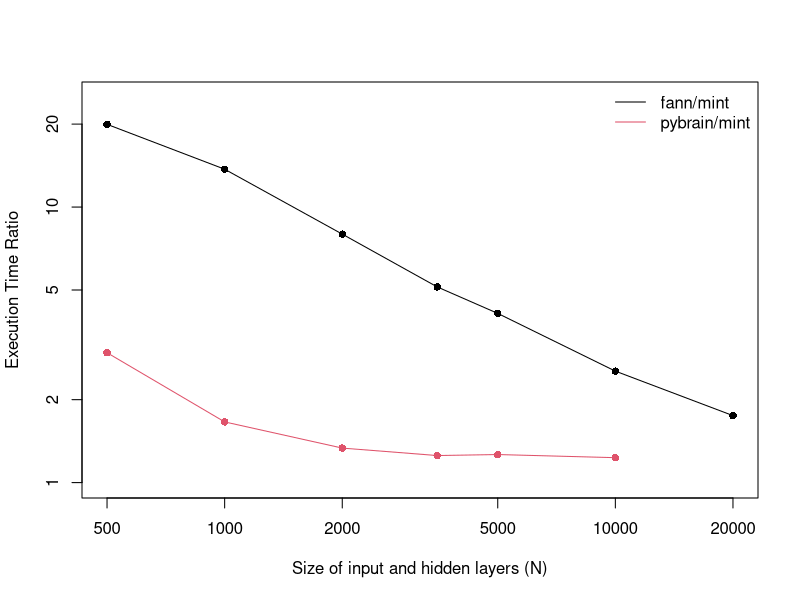
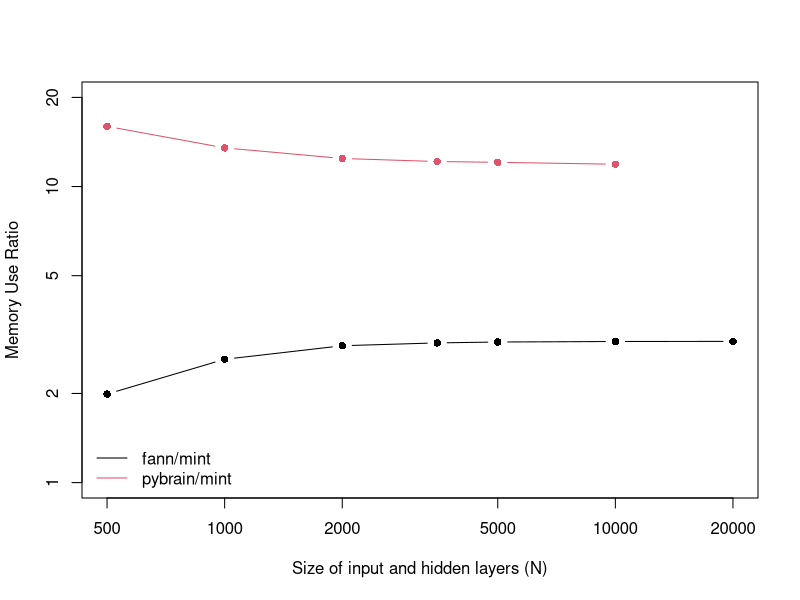
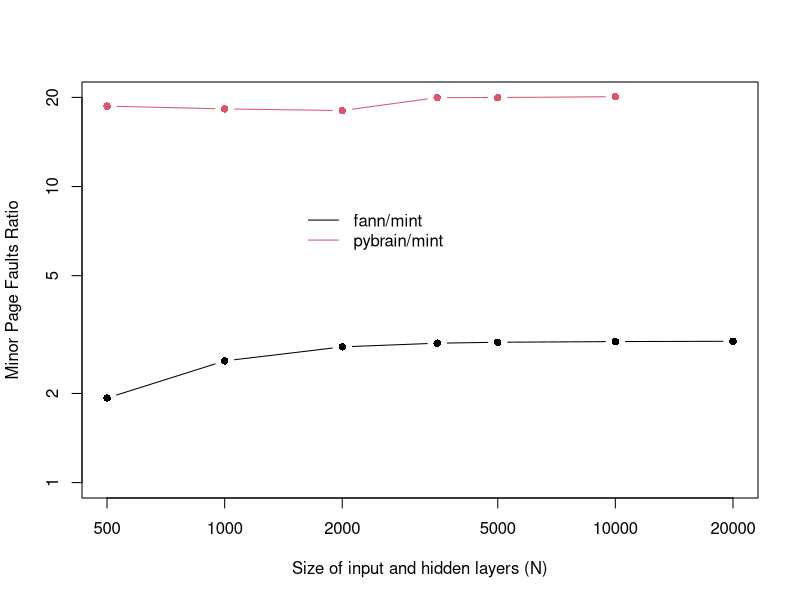

Reproduce these figures in R, in order.
fann <- data.frame( read.table( "fann/fann.dat", head=T ) )
mint <- data.frame( read.table( "mint/mint.dat", head=T ) )
pybrain <- data.frame( read.table( "pybrain/pybrain.dat", head=T ) )

pdf( "time.pdf", height=4, width=4 )
par( pch=16 )
plot( fann$N, fann$time/mint$time, type="o", col=1, log="xy",
     xlab="Size of input and hidden layers (N)", xlim=c(500,20000),
     ylab="Execution Time Ratio", ylim=c(1,25) )
points( pybrain$N, pybrain$time/mint$time, type="o", col=2 )
legend( "topright", legend=c("fann/mint", "pybrain/mint"),
       col=c(1,2), lty=c(1,1), bty="n" )
dev.off()

pdf( "memory.pdf", height=4, width=4 )
par( pch=16 )
plot( fann$N, fann$memory/mint$memory, type="b", col=1, ylim=c(1,20),
     xlab="Size of input and hidden layers (N)", xlim=c(500,20000),
     ylab="Memory Use Ratio", log="xy" )
points( pybrain$N, pybrain$memory/mint$memory, type="b", col=2 )
legend( "bottomleft", legend=c("fann/mint", "pybrain/mint"),
       col=c(1,2), lty=c(1,1), bty="n" )
dev.off()

pdf( "pagefaults.pdf", height=4, width=4 )
par( pch=16 )
plot( fann$N, fann$minor/mint$minor, type="b", col=1, ylim=c(1,20),
     xlab="Size of input and hidden layers (N)", xlim=c(500,20000),
     ylab="Minor Page Faults Ratio", log="xy" )
points( pybrain$N, pybrain$minor/mint$minor, type="b", col=2 )
legend( 1500, 9, legend=c("fann/mint", "pybrain/mint"),
       col=c(1,2), lty=c(1,1), bty="n" )
dev.off()
